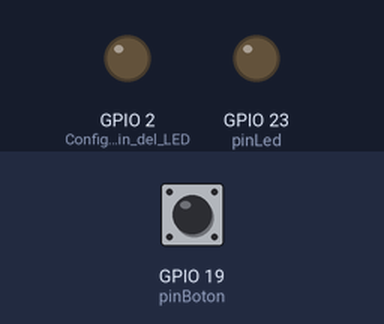
Simulated run of this sketch. Board: ESP32. Parts: output pins drawn as LEDs (lit = HIGH). Inputs (shaded band) come from the test bench; at power-on: GPIO 19 (pinBoton) HIGH. WiFi joins after 1.5 s; servers stay silent unless stated; what the sketch prints to the serial monitor is not drawn.

Above: at 2.7 s.
2.8 s: GPIO 19 (pinBoton) pulled LOW for 0.15 s
At 3.6 s:
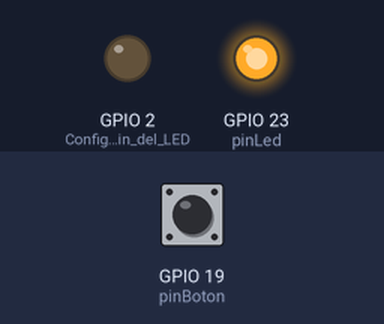
4.4 s: GPIO 19 (pinBoton) pulled LOW for 1 s
At 6.2 s:
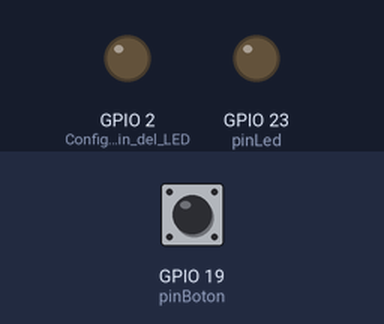
6.9 s: GPIO 19 (pinBoton) pulled LOW for 3.2 s
At 11.1 s:
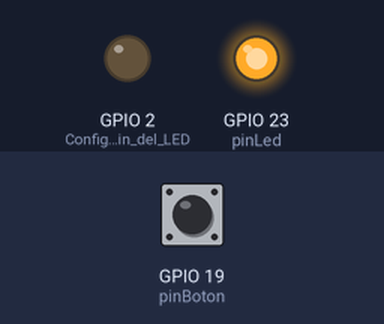
Timing chart, 0 to 12.6 s (numbered marks = the images above; inputs shaded):
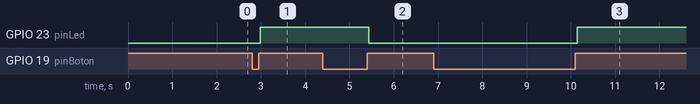

The sketch:

OTAWebUpdater_Pulsador.ino
```cpp
#include <WiFi.h>
#include <WiFiClient.h>
#include <WebServer.h>
#include <ESPmDNS.h>
#include <Update.h>
#include <secrets.h>

const char* ssid = SECRET_SSID;
const char* password = SECRET_PASS;

//variables para funcionamiento del pulsador
int pinBoton = 19;        // Pin del Pulsador
int pinLed = 23;          // Pin del Led de la placa de la cátedra
int estadoLed = LOW;     // Estado del LED
int ultimoEstado = HIGH; // Estado anterior del pulsador

//WebServer server(80);
WebServer server(80);
const char* host = "esp32";

#include "OTA.h"


void setup() {
  Serial.begin(115200);

  pinMode(LED_BUILTIN, OUTPUT);     // Configurar el pin del LED INTEGRADO como salida
  pinMode(pinLed, OUTPUT);          // Configurar el pin del LED de la placa
  pinMode(pinBoton, INPUT_PULLUP);  // Configurar el pin del pulsador como entrada

  // Connect to WiFi network
  WiFi.begin(ssid, password);
  Serial.println("");

  // Wait for connection
  while (WiFi.status() != WL_CONNECTED) {
    delay(500);
    Serial.print(".");
  }
  Serial.println("");
  Serial.print("Connected to ");
  Serial.println(ssid);
  Serial.print("IP address: ");
  Serial.println(WiFi.localIP());

  iniciaOTA();
}

void loop(void) {
  server.handleClient();
  delay(1);

  // Leer el estado del pulsador
  int lectura = digitalRead(pinBoton);
  // Toma la lectura del pulsador
  if (lectura != ultimoEstado) {

    // Si el pulsador ha sido presionado, cambiar el estado del LED
    if (lectura == HIGH) {
      estadoLed = !estadoLed;
      //digitalWrite(LED_BUILTIN, estadoLed);
      digitalWrite(pinLed, estadoLed);
      //digitalWrite(23, estadoLed);
    }
  }
  // Guardar el último estado del pulsador
  ultimoEstado = lectura;
  delay(50);

}
```

OTA.h
```cpp
/*
 * Login page
 */

const char* loginIndex =
 "<form name='loginForm'>"
    "<table width='20%' bgcolor='A09F9F' align='center'>"
        "<tr>"
            "<td colspan=2>"
                "<center><font size=4><b>ESP32 Login Page</b></font></center>"
                "<br>"
            "</td>"
            "<br>"
            "<br>"
        "</tr>"
        "<tr>"
             "<td>Username:</td>"
             "<td><input type='text' size=25 name='userid'><br></td>"
        "</tr>"
        "<br>"
        "<br>"
        "<tr>"
            "<td>Password:</td>"
            "<td><input type='Password' size=25 name='pwd'><br></td>"
            "<br>"
            "<br>"
        "</tr>"
        "<tr>"
            "<td><input type='submit' onclick='check(this.form)' value='Login'></td>"
        "</tr>"
    "</table>"
"</form>"
"<script>"
    "function check(form)"
    "{"
    "if(form.userid.value=='admin' && form.pwd.value=='admin')"
    "{"
    "window.open('/serverIndex')"
    "}"
    "else"
    "{"
    " alert('Error Password or Username')/*displays error message*/"
    "}"
    "}"
"</script>";

/*
 * Server Index Page
 */

const char* serverIndex =
"<script src='https://ajax.googleapis.com/ajax/libs/jquery/3.2.1/jquery.min.js'></script>"
"<form method='POST' action='#' enctype='multipart/form-data' id='upload_form'>"
   "<input type='file' name='update'>"
        "<input type='submit' value='Update'>"
    "</form>"
 "<div id='prg'>progress: 0%</div>"
 "<script>"
  "$('form').submit(function(e){"
  "e.preventDefault();"
  "var form = $('#upload_form')[0];"
  "var data = new FormData(form);"
  " $.ajax({"
  "url: '/update',"
  "type: 'POST',"
  "data: data,"
  "contentType: false,"
  "processData:false,"
  "xhr: function() {"
  "var xhr = new window.XMLHttpRequest();"
  "xhr.upload.addEventListener('progress', function(evt) {"
  "if (evt.lengthComputable) {"
  "var per = evt.loaded / evt.total;"
  "$('#prg').html('progress: ' + Math.round(per*100) + '%');"
  "}"
  "}, false);"
  "return xhr;"
  "},"
  "success:function(d, s) {"
  "console.log('success!')"
 "},"
 "error: function (a, b, c) {"
 "}"
 "});"
 "});"
 "</script>";


void iniciaOTA(){
  /*use mdns for host name resolution*/
  if (!MDNS.begin(host)) { //http://esp32.local
    Serial.println("Error setting up MDNS responder!");
    while (1) {
      delay(1000);
    }
  }
  Serial.println("mDNS responder started");
  /*return index page which is stored in serverIndex */
  server.on("/", HTTP_GET, []() {
    server.sendHeader("Connection", "close");
    server.send(200, "text/html", loginIndex);
  });
  server.on("/serverIndex", HTTP_GET, []() {
    server.sendHeader("Connection", "close");
    server.send(200, "text/html", serverIndex);
  });
  /*handling uploading firmware file */
  server.on("/update", HTTP_POST, []() {
    server.sendHeader("Connection", "close");
    server.send(200, "text/plain", (Update.hasError()) ? "FAIL" : "OK");
    ESP.restart();
  }, []() {
    HTTPUpload& upload = server.upload();
    if (upload.status == UPLOAD_FILE_START) {
      Serial.printf("Update: %s\n", upload.filename.c_str());
      if (!Update.begin(UPDATE_SIZE_UNKNOWN)) { //start with max available size
        Update.printError(Serial);
      }
    } else if (upload.status == UPLOAD_FILE_WRITE) {
      /* flashing firmware to ESP*/
      if (Update.write(upload.buf, upload.currentSize) != upload.currentSize) {
        Update.printError(Serial);
      }
    } else if (upload.status == UPLOAD_FILE_END) {
      if (Update.end(true)) { //true to set the size to the current progress
        Serial.printf("Update Success: %u\nRebooting...\n", upload.totalSize);
      } else {
        Update.printError(Serial);
      }
    }
  });
  server.begin();
}
```

secrets.h
```cpp
#define SECRET_SSID "dexter3"
#define SECRET_PASS "374737473h"
```

Measured:
- after the input at 2.8 s, GPIO 23 (pinLed): LOW → HIGH after 0.19 s
- after the input at 4.4 s, GPIO 23 (pinLed): HIGH → LOW after 1.0 s
- after the input at 6.9 s, GPIO 23 (pinLed): LOW → HIGH after 3.2 s
